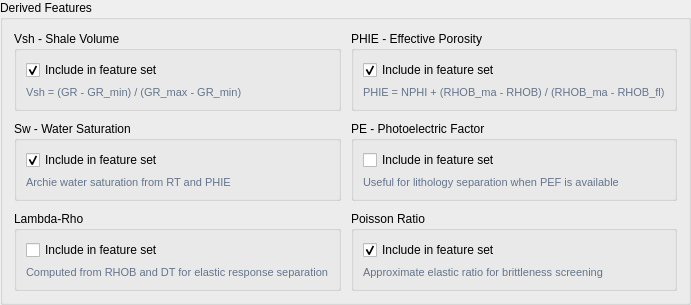
            <widget class="QGroupBox" name="grpDerivedFeatures">
             <property name="title"><string>Derived Features</string></property>
             <layout class="QGridLayout" name="derivedFeaturesGrid">
              <property name="horizontalSpacing"><number>10</number></property>
              <property name="verticalSpacing"><number>10</number></property>
              <item row="0" column="0">
               <widget class="QGroupBox" name="cardVsh">
                <property name="title"><string>Vsh - Shale Volume</string></property>
                <layout class="QVBoxLayout" name="cardVshLayout">
                 <item><widget class="QCheckBox" name="chkUseVsh"><property name="text"><string>Include in feature set</string></property><property name="checked"><bool>true</bool></property></widget></item>
                 <item><widget class="QLabel" name="smallHint_4"><property name="styleSheet"><string notr="true">color:#64748B; font-size:8pt;</string></property><property name="text"><string>Vsh = (GR - GR_min) / (GR_max - GR_min)</string></property></widget></item>
                </layout>
               </widget>
              </item>
              <item row="0" column="1">
               <widget class="QGroupBox" name="cardPhie">
                <property name="title"><string>PHIE - Effective Porosity</string></property>
                <layout class="QVBoxLayout" name="cardPhieLayout">
                 <item><widget class="QCheckBox" name="chkUsePHIE"><property name="text"><string>Include in feature set</string></property><property name="checked"><bool>true</bool></property></widget></item>
                 <item><widget class="QLabel" name="smallHint_5"><property name="styleSheet"><string notr="true">color:#64748B; font-size:8pt;</string></property><property name="text"><string>PHIE = NPHI + (RHOB_ma - RHOB) / (RHOB_ma - RHOB_fl)</string></property></widget></item>
                </layout>
               </widget>
              </item>
              <item row="1" column="0">
               <widget class="QGroupBox" name="cardSw">
                <property name="title"><string>Sw - Water Saturation</string></property>
                <layout class="QVBoxLayout" name="cardSwLayout">
                 <item><widget class="QCheckBox" name="chkUseSw"><property name="text"><string>Include in feature set</string></property><property name="checked"><bool>true</bool></property></widget></item>
                 <item><widget class="QLabel" name="smallHint_6"><property name="styleSheet"><string notr="true">color:#64748B; font-size:8pt;</string></property><property name="text"><string>Archie water saturation from RT and PHIE</string></property></widget></item>
                </layout>
               </widget>
              </item>
              <item row="1" column="1">
               <widget class="QGroupBox" name="cardPE">
                <property name="title"><string>PE - Photoelectric Factor</string></property>
                <layout class="QVBoxLayout" name="cardPELayout">
                 <item><widget class="QCheckBox" name="chkUsePE"><property name="text"><string>Include in feature set</string></property></widget></item>
                 <item><widget class="QLabel" name="smallHint_7"><property name="styleSheet"><string notr="true">color:#64748B; font-size:8pt;</string></property><property name="text"><string>Useful for lithology separation when PEF is available</string></property></widget></item>
                </layout>
               </widget>
              </item>
              <item row="2" column="0">
               <widget class="QGroupBox" name="cardLambdaRho">
                <property name="title"><string>Lambda-Rho</string></property>
                <layout class="QVBoxLayout" name="cardLambdaRhoLayout">
                 <item><widget class="QCheckBox" name="chkUseLambdaRho"><property name="text"><string>Include in feature set</string></property></widget></item>
                 <item><widget class="QLabel" name="smallHint_8"><property name="styleSheet"><string notr="true">color:#64748B; font-size:8pt;</string></property><property name="text"><string>Computed from RHOB and DT for elastic response separation</string></property></widget></item>
                </layout>
               </widget>
              </item>
              <item row="2" column="1">
               <widget class="QGroupBox" name="cardPoisson">
                <property name="title"><string>Poisson Ratio</string></property>
                <layout class="QVBoxLayout" name="cardPoissonLayout">
                 <item><widget class="QCheckBox" name="chkUsePoisson"><property name="text"><string>Include in feature set</string></property><property name="checked"><bool>true</bool></property></widget></item>
                 <item><widget class="QLabel" name="smallHint_9"><property name="styleSheet"><string notr="true">color:#64748B; font-size:8pt;</string></property><property name="text"><string>Approximate elastic ratio for brittleness screening</string></property></widget></item>
                </layout>
               </widget>
              </item>
             </layout>
            </widget>
